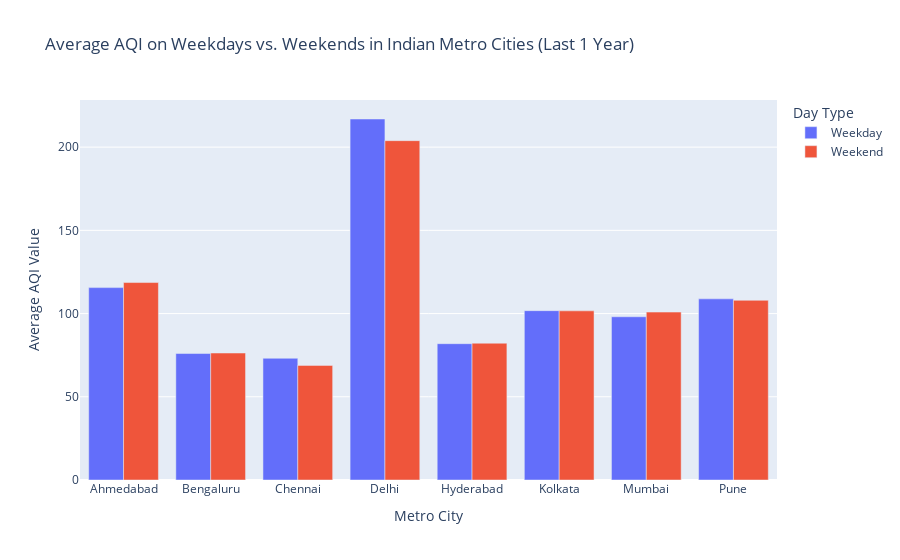

Here is the notebook cell this chart was saved with:
### Code cell
import plotly.express as px

fig_avg_aqi = px.bar(
    avg_aqi_df,
    x="area",
    y="average_aqi",
    color="day_type",
    barmode="group",
    title="Average AQI on Weekdays vs. Weekends in Indian Metro Cities (Last 1 Year)",
    labels={
        "area": "Metro City",
        "average_aqi": "Average AQI Value",
        "day_type": "Day Type",
    },
    hover_data={"average_aqi": ":.2f"},
)
fig_avg_aqi.show()

### Figure 1 — Plotly figure (JSON) as saved in the notebook; plotly's stock layout.template omitted (floating-point values rounded to 4 significant figures)
{"data": [{"alignmentgroup": "True", "hovertemplate": "Day Type=Weekday<br>Metro City=%{x}<br>Average AQI Value=%{y:.2f}<extra></extra>", "legendgroup": "Weekday", "marker": {"color": "#636efa", "pattern": {"shape": ""}}, "name": "Weekday", "offsetgroup": "Weekday", "orientation": "v", "showlegend": true, "textposition": "auto", "type": "bar", "x": ["Ahmedabad", "Bengaluru", "Chennai", "Delhi", "Hyderabad", "Kolkata", "Mumbai", "Pune"], "xaxis": "x", "y": [115.6, 75.99, 73.14, 216.9, 81.91, 101.7, 98.08, 108.8], "yaxis": "y"}, {"alignmentgroup": "True", "hovertemplate": "Day Type=Weekend<br>Metro City=%{x}<br>Average AQI Value=%{y:.2f}<extra></extra>", "legendgroup": "Weekend", "marker": {"color": "#EF553B", "pattern": {"shape": ""}}, "name": "Weekend", "offsetgroup": "Weekend", "orientation": "v", "showlegend": true, "textposition": "auto", "type": "bar", "x": ["Ahmedabad", "Bengaluru", "Chennai", "Delhi", "Hyderabad", "Kolkata", "Mumbai", "Pune"], "xaxis": "x", "y": [118.6, 76.29, 68.87, 203.9, 82.2, 101.6, 100.9, 108.0], "yaxis": "y"}], "layout": {"barmode": "group", "legend": {"title": {"text": "Day Type"}, "tracegroupgap": 0}, "title": {"text": "Average AQI on Weekdays vs. Weekends in Indian Metro Cities (Last 1 Year)"}, "xaxis": {"anchor": "y", "domain": [0, 1], "title": {"text": "Metro City"}}, "yaxis": {"anchor": "x", "domain": [0, 1], "title": {"text": "Average AQI Value"}}}}
